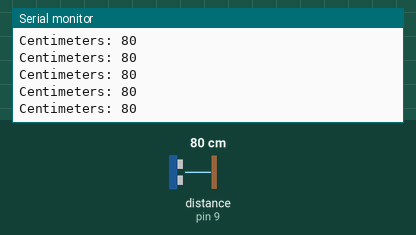
This sketch was run on a simulated Arduino Uno, built with avr-gcc and run on an emulated ATmega328P. Shown: the last lines printed to the serial monitor. The test bench sets the inputs (shaded band); at power-on: distance to the obstacle (sensor on pin 9) 80 cm. The echo pulse lasts 58.3 µs per cm.

Above: at 1.2 s.
1.3 s: distance to the obstacle (sensor on pin 9) set to 35 cm
At 1.35 s:
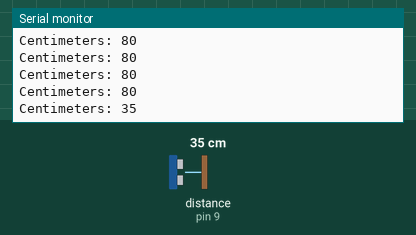
4.3 s: distance to the obstacle (sensor on pin 9) set to 4 cm
At 4.3 s:
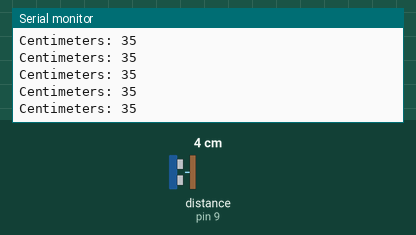
7.3 s: distance to the obstacle (sensor on pin 9) set to 299 cm
At 7.36 s:
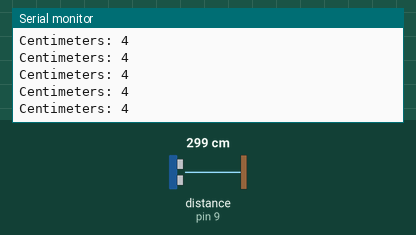
10.3 s: distance to the obstacle (sensor on pin 9) set to 2 cm
At 10.3 s:
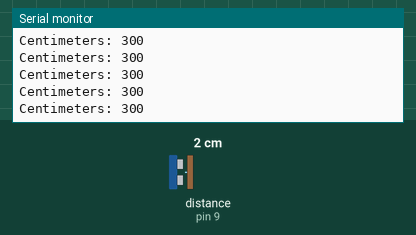
Timing chart, 0 to 13.3 s (numbered marks = the images above; inputs shaded):
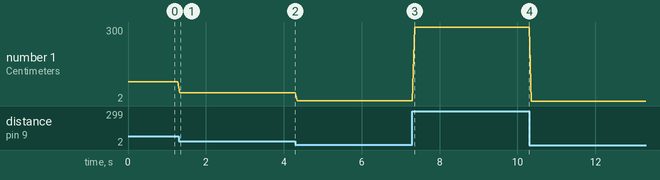

Measured:
- after the input at 1.3 s, the serial monitor: prints a new line at once (image 1)
- plotted number 1: 80 → 35 after the input at 1.3 s, 35 → 4 after the input at 4.3 s, 4 → 300 after the input at 7.3 s, 300 → 2 after the input at 10.3 s

The sketch:

sketch.ino
```cpp
const int rangerPin = 9;
long reading = 0;

void setup()
{
  Serial.begin(9600);
}

void loop()
{
  pulsePin(rangerPin, 10);
  reading = readPin(rangerPin);
  Serial.print("Centimeters: ");
  Serial.print(microsecondsToCentimeters(reading));
  Serial.println();
  delay(50);
}

void pulsePin(int pin, int microseconds) {
  pinMode(pin, OUTPUT);
  digitalWrite(pin, LOW);
  digitalWrite(pin, HIGH);
  delayMicroseconds(microseconds);
  digitalWrite(pin, LOW);
}

long readPin(int pin) {
  pinMode(pin, INPUT);
  return pulseIn(rangerPin, HIGH);
}

long microsecondsToCentimeters(long microseconds) {
  return microseconds / 29 / 2 ;
}
```
